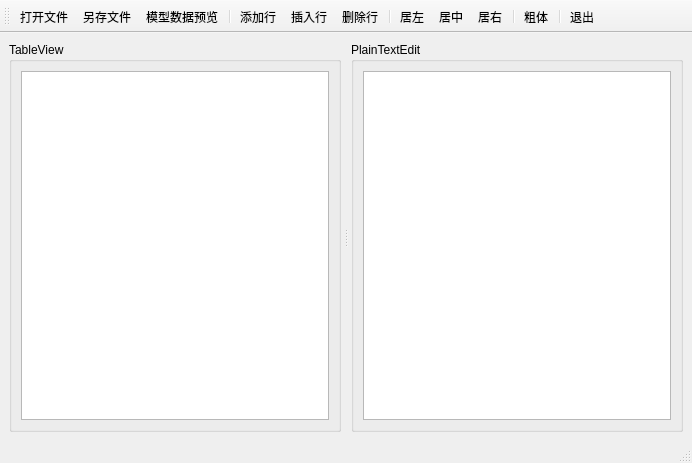
<?xml version="1.0" encoding="UTF-8"?>
<ui version="4.0">
 <class>myMainWindow</class>
 <widget class="QMainWindow" name="myMainWindow">
  <property name="geometry">
   <rect>
    <x>0</x>
    <y>0</y>
    <width>692</width>
    <height>463</height>
   </rect>
  </property>
  <property name="windowTitle">
   <string>myMainWindow</string>
  </property>
  <widget class="QWidget" name="centralwidget">
   <layout class="QGridLayout" name="gridLayout_3">
    <item row="0" column="0">
     <widget class="QSplitter" name="splitter">
      <property name="orientation">
       <enum>Qt::Horizontal</enum>
      </property>
      <property name="handleWidth">
       <number>10</number>
      </property>
      <widget class="QGroupBox" name="groupBox">
       <property name="title">
        <string>TableView</string>
       </property>
       <layout class="QGridLayout" name="gridLayout">
        <item row="0" column="0">
         <widget class="QTableView" name="tableView"/>
        </item>
       </layout>
      </widget>
      <widget class="QGroupBox" name="groupBox_2">
       <property name="title">
        <string>PlainTextEdit</string>
       </property>
       <layout class="QGridLayout" name="gridLayout_2">
        <item row="0" column="0">
         <widget class="QPlainTextEdit" name="plainTextEdit"/>
        </item>
       </layout>
      </widget>
     </widget>
    </item>
   </layout>
  </widget>
  <widget class="QStatusBar" name="statusbar"/>
  <widget class="QToolBar" name="toolBar">
   <property name="windowTitle">
    <string>toolBar</string>
   </property>
   <property name="toolButtonStyle">
    <enum>Qt::ToolButtonTextUnderIcon</enum>
   </property>
   <attribute name="toolBarArea">
    <enum>TopToolBarArea</enum>
   </attribute>
   <attribute name="toolBarBreak">
    <bool>false</bool>
   </attribute>
   <addaction name="actOpen"/>
   <addaction name="actSave"/>
   <addaction name="actModelData"/>
   <addaction name="separator"/>
   <addaction name="actAppend"/>
   <addaction name="actInsert"/>
   <addaction name="actDelete"/>
   <addaction name="separator"/>
   <addaction name="actAlignLeft"/>
   <addaction name="actAlignCenter"/>
   <addaction name="actAlignRight"/>
   <addaction name="separator"/>
   <addaction name="actFontBold"/>
   <addaction name="separator"/>
   <addaction name="actExit"/>
  </widget>
  <action name="actOpen">
   <property name="icon">
    <iconset resource="img.qrc">
     <normaloff>:/img/image/open.jfif</normaloff>:/img/image/open.jfif</iconset>
   </property>
   <property name="text">
    <string>打开文件</string>
   </property>
  </action>
  <action name="actSave">
   <property name="icon">
    <iconset resource="img.qrc">
     <normaloff>:/img/image/save.jfif</normaloff>:/img/image/save.jfif</iconset>
   </property>
   <property name="text">
    <string>另存文件</string>
   </property>
  </action>
  <action name="actAppend">
   <property name="icon">
    <iconset resource="img.qrc">
     <normaloff>:/img/image/boy.jfif</normaloff>:/img/image/boy.jfif</iconset>
   </property>
   <property name="text">
    <string>添加行</string>
   </property>
  </action>
  <action name="actInsert">
   <property name="icon">
    <iconset resource="img.qrc">
     <normaloff>:/img/image/girl.jfif</normaloff>:/img/image/girl.jfif</iconset>
   </property>
   <property name="text">
    <string>插入行</string>
   </property>
  </action>
  <action name="actDelete">
   <property name="icon">
    <iconset resource="img.qrc">
     <normaloff>:/img/image/clear.jfif</normaloff>:/img/image/clear.jfif</iconset>
   </property>
   <property name="text">
    <string>删除行</string>
   </property>
  </action>
  <action name="actExit">
   <property name="icon">
    <iconset resource="img.qrc">
     <normaloff>:/img/image/close.jfif</normaloff>:/img/image/close.jfif</iconset>
   </property>
   <property name="text">
    <string>退出</string>
   </property>
  </action>
  <action name="actModelData">
   <property name="icon">
    <iconset resource="img.qrc">
     <normaloff>:/img/image/toolbarlab.jfif</normaloff>:/img/image/toolbarlab.jfif</iconset>
   </property>
   <property name="text">
    <string>模型数据预览</string>
   </property>
  </action>
  <action name="actAlignLeft">
   <property name="icon">
    <iconset resource="img.qrc">
     <normaloff>:/img/image/standleft.jpg</normaloff>:/img/image/standleft.jpg</iconset>
   </property>
   <property name="text">
    <string>居左</string>
   </property>
  </action>
  <action name="actAlignCenter">
   <property name="icon">
    <iconset resource="img.qrc">
     <normaloff>:/img/image/standmiddle.jpg</normaloff>:/img/image/standmiddle.jpg</iconset>
   </property>
   <property name="text">
    <string>居中</string>
   </property>
  </action>
  <action name="actAlignRight">
   <property name="icon">
    <iconset resource="img.qrc">
     <normaloff>:/img/image/standright.jfif</normaloff>:/img/image/standright.jfif</iconset>
   </property>
   <property name="text">
    <string>居右</string>
   </property>
  </action>
  <action name="actFontBold">
   <property name="icon">
    <iconset resource="img.qrc">
     <normaloff>:/img/image/fontbold.jfif</normaloff>:/img/image/fontbold.jfif</iconset>
   </property>
   <property name="text">
    <string>粗体</string>
   </property>
  </action>
 </widget>
 <resources>
  <include location="img.qrc"/>
 </resources>
 <connections/>
</ui>
